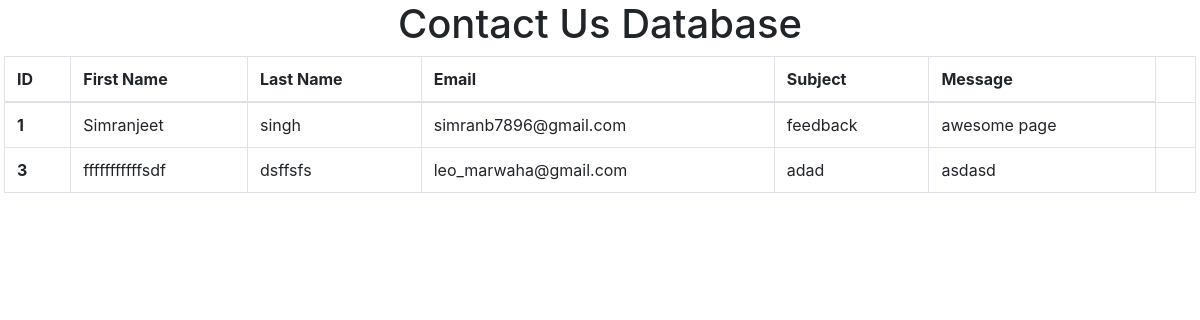
The page /Adminside.php on the database its author committed.
### tables this page shows
CREATE TABLE `contactus` (
  `userid` int(11) NOT NULL,
  `firstname` varchar(255) NOT NULL,
  `lastname` varchar(255) NOT NULL,
  `email` varchar(255) NOT NULL,
  `subject` varchar(255) NOT NULL,
  `message` varchar(255) NOT NULL
);

### Model/Database.php (called while the page is built, shortened)
<?php
class Database
{
    private static $user = "root";
    private static $password = "root";
    private static $dsn = "mysql:host=localhost;dbname=justprint";
    private static $dbcon;
    public static function getDb(){
        if(!isset(self::$dbcon)) {
            try {
                self::$dbcon = new \PDO(self::$dsn, self::$user, self::$password);
                self::$dbcon->setAttribute(\PDO::ATTR_ERRMODE, \PDO::ERRMODE_EXCEPTION);
                self::$dbcon->setAttribute(\PDO::ATTR_DEFAULT_FETCH_MODE, \PDO::FETCH_OBJ);
            } catch ( \PDOException $e) {
                $msg = $e->getMessage();
                include '../custom-error.php';
                exit();
            }
        }
        return self::$dbcon;
    }
}

### Model/Contact.php (called while the page is built, shortened)
<?php
class Contact {
   public function getAllContact($dbcon){
        $sql = "SELECT * FROM contactus";
        $pst = $dbcon->prepare($sql);
        $pst->execute();
        $contacts = $pst->fetchAll(\PDO::FETCH_ASSOC);
        return $contacts;
    }
}

### Adminside.php (the view, shortened to what this page needs)
<?php
require_once './Model/Database.php';
require_once './Model/Contact.php';
$s = new Contact();
$contacts = $s->getAllContact(Database::getDb());
?>
<html lang="en">
<head>
    <link rel="stylesheet" href="https://maxcdn.bootstrapcdn.com/bootstrap/4.0.0/css/bootstrap.min.css">
</head>
<body>
<p class="h1 text-center">Contact Us Database</p>
<div class="m-1">
    <table class="table table-bordered tbl">
        <thead>
        <tr>
            <th scope="col">ID</th>
            <th scope="col">First Name</th>
            <th scope="col">Last Name</th>
            <th scope="col">Email</th>
            <th scope="col">Subject</th>
            <th scope="col">Message</th>
        </tr>
        </thead>
        <tbody>
            <?php foreach($contacts as $contact) { ?>
            <tr>
                <th><?=  $contact['userid']; ?></th>
                <td><?=  $contact['firstname']; ?></td>
                <td><?=  $contact['lastname']; ?></td>
                <td><?=  $contact['email']; ?></td>
                <td><?=  $contact['subject']; ?></td>
                <td><?=  $contact['message']; ?></td>
                <td>
            </tr>
            <?php } ?>
        </tbody>
    </table>
</div>
</body>
</html>

### rows shown on the page
contactus: userid "1", firstname "Simranjeet", lastname "singh", email "simranb7896@gmail.com", subject "feedback", message "awesome page"
contactus: userid "3", firstname "fffffffffffsdf", lastname "dsffsfs", email "leo_marwaha@gmail.com", subject "adad", message "asdasd"
